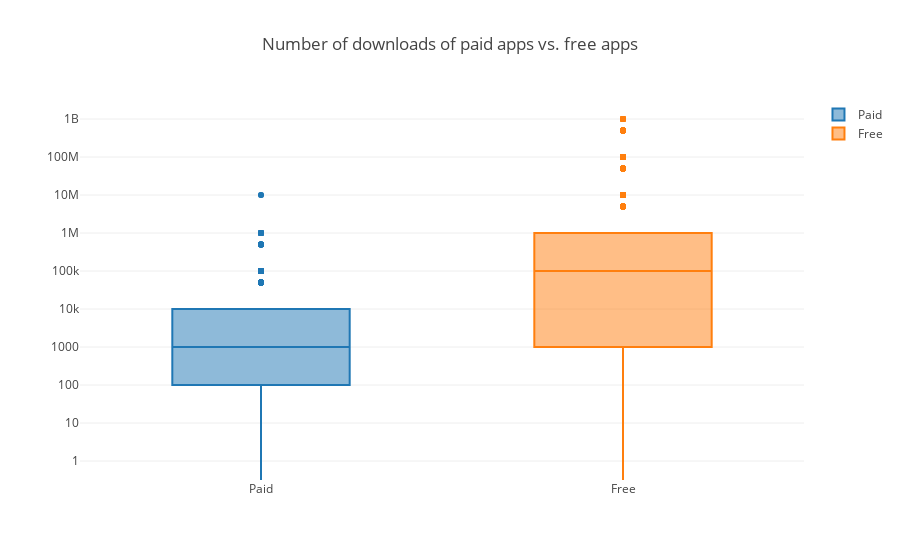

Notebook code for this chart:
### Markdown cell above
## 8. Popularity of paid apps vs free apps
<p>For apps in the Play Store today, there are five types of pricing strategies: free, freemium, paid, paymium, and subscription. Let's focus on free and paid apps only. Some characteristics of free apps are:</p>
<ul>
<li>Free to download.</li>
<li>Main source of income often comes from advertisements.</li>
<li>Often created by companies that have other products and the app serves as an extension of those products.</li>
<li>Can serve as a tool for customer retention, communication, and customer service.</li>
</ul>
<p>Some characteristics of paid apps are:</p>
<ul>
<li>Users are asked to pay once for the app to download and use it.</li>
<li>The user can't really get a feel for the app before buying it.</li>
</ul>
<p>Are paid apps installed as much as free apps? It turns out that paid apps have a relatively lower number of installs than free apps, though the difference is not as stark as I would have expected!</p>

### Code cell
trace0 = go.Box(
    # Data for paid apps
    y=apps[apps['Type'] == 'Paid']['Installs'],
    name = 'Paid'
)

trace1 = go.Box(
    # Data for free apps
    y=apps[apps['Type'] == 'Free']['Installs'],
    name = 'Free'
)

layout = go.Layout(
    title = "Number of downloads of paid apps vs. free apps",
    yaxis = dict(
        type = 'log',
        autorange = True
    )
)

# Add trace0 and trace1 to a list for plotting
data = [trace0, trace1]
plotly.offline.iplot({'data': data, 'layout': layout})

### Figure 1 — Plotly figure (JSON) as saved in the notebook; plotly's stock layout.template omitted (floating-point values rounded to 4 significant figures; data arrays with more than 128 entries replaced by an {"elided": "..."} marker saying what was removed)
{"data": [{"name": "Paid", "type": "box", "y": {"elided": "756 int values"}}, {"name": "Free", "type": "box", "y": {"elided": "8903 int values"}}], "layout": {"title": "Number of downloads of paid apps vs. free apps", "yaxis": {"autorange": true, "type": "log"}}}
